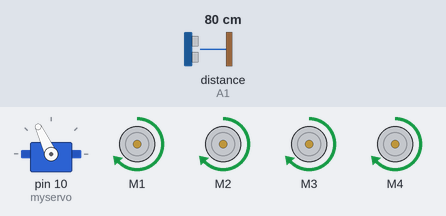
Recording of a sketch running on a simulated Arduino Uno, built with avr-gcc and run on an emulated ATmega328P. Parts: servo, 4 × DC motor (green arrow = forward, orange = backward, longer = faster). Inputs (shaded band) come from the test bench; at power-on: distance to the obstacle (sensor on A1) 80 cm. The echo pulse lasts 58.3 µs per cm.

Above: at 3.9 s.
4.0 s: distance to the obstacle (sensor on A1) set to 18 cm
5.5 s: distance to the obstacle (sensor on A1) set to 13 cm
At 7.2 s:
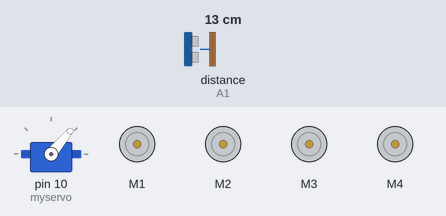
8.5 s: distance to the obstacle (sensor on A1) set to 35 cm
At 8.5 s:
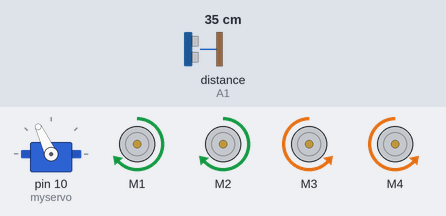
11.0 s: distance to the obstacle (sensor on A1) set to 2 cm
At 13.5 s:
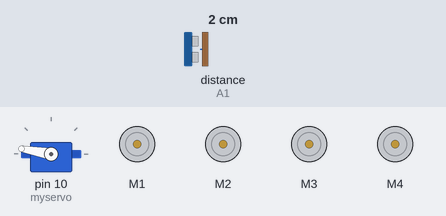
14.0 s: distance to the obstacle (sensor on A1) set to 23 cm
At 14.55 s:
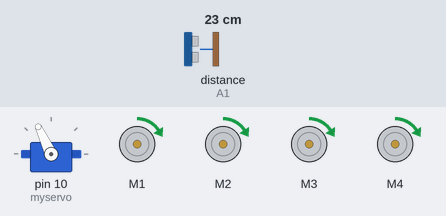
Timing chart, 0 to 17.0 s (numbered marks = the images above; inputs shaded):
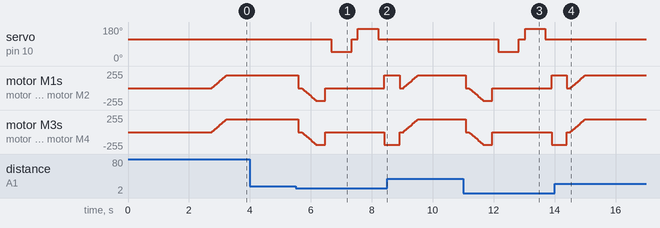

Measured:
- the behaviour switches between 16 and 15 cm on distance to the obstacle (sensor on A1) (found by bisection; images 0 and 1)
- after the input at 4.0 s, every drawn part: stays the same
- after the input at 5.5 s, servo on pin 10 (myservo): 115° → 50° after 1.2 s, → 115° 0.67 s later, → 170° 0.20 s later, → 115° 0.67 s later
- after the input at 8.5 s, servo on pin 10 (myservo): stays 115° (without the input it goes to 50° after 1.6 s)
- after the input at 11.0 s, servo on pin 10 (myservo): 115° → 50° after 1.2 s, → 115° 0.67 s later, → 170° 0.20 s later, → 115° 0.67 s later
- after the input at 14.0 s, servo on pin 10 (myservo): stays 115° (without the input it goes to 50° after 1.6 s)

The sketch:

ObstacleAvoidanceCar.ino
```cpp
// ============================================================
//            ARDUINO OBSTACLE AVOIDING CAR
// ============================================================
// Required Libraries:
//  - AFMotor:  https://learn.adafruit.com/adafruit-motor-shield/library-install
//  - NewPing:  https://github.com/livetronic/Arduino-NewPing
//  - Servo:    https://github.com/arduino-libraries/Servo.git
//
// Install via: Sketch >> Include Library >> Add .ZIP File
// ============================================================

#include <AFMotor.h>
#include <NewPing.h>
#include <Servo.h>

// ── Pin Definitions ──────────────────────────────────────────
#define TRIG_PIN        A0
#define ECHO_PIN        A1
#define MAX_DISTANCE   200    // Maximum sonar range (cm)

// ── Motor Speed Settings ─────────────────────────────────────
#define MAX_SPEED       190   // Top speed for DC motors (0–255)
#define MAX_SPEED_OFFSET 20

// ── Sensor & Motor Initialisation ───────────────────────────
NewPing sonar(TRIG_PIN, ECHO_PIN, MAX_DISTANCE);

AF_DCMotor motor1(1, MOTOR12_1KHZ);
AF_DCMotor motor2(2, MOTOR12_1KHZ);
AF_DCMotor motor3(3, MOTOR34_1KHZ);
AF_DCMotor motor4(4, MOTOR34_1KHZ);

Servo myservo;

// ── State Variables ──────────────────────────────────────────
boolean goesForward = false;
int distance  = 100;
int speedSet  = 0;

// ============================================================
//  SETUP
// ============================================================
void setup() {
  myservo.attach(10);
  myservo.write(115);       // Centre servo (forward-facing)
  delay(2000);

  // Take 4 warm-up readings for stable initial distance
  for (int i = 0; i < 4; i++) {
    distance = readPing();
    delay(100);
  }
}

// ============================================================
//  MAIN LOOP
// ============================================================
void loop() {
  int distanceR = 0;
  int distanceL = 0;
  delay(40);

  if (distance <= 15) {
    // Obstacle detected — stop, back up, then decide direction
    moveStop();
    delay(100);
    moveBackward();
    delay(300);
    moveStop();
    delay(200);

    distanceR = lookRight();
    delay(200);
    distanceL = lookLeft();
    delay(200);

    if (distanceR >= distanceL) {
      turnRight();
    } else {
      turnLeft();
    }
    moveStop();

  } else {
    moveForward();
  }

  distance = readPing();
}

// ============================================================
//  SENSOR FUNCTIONS
// ============================================================

/** Sweep servo right (50°), measure distance, return to centre. */
int lookRight() {
  myservo.write(50);
  delay(500);
  int d = readPing();
  delay(100);
  myservo.write(115);
  return d;
}

/** Sweep servo left (170°), measure distance, return to centre. */
int lookLeft() {
  myservo.write(170);
  delay(500);
  int d = readPing();
  delay(100);
  myservo.write(115);
  return d;
}

/** Read distance in cm from HC-SR04. Returns 250 if no echo. */
int readPing() {
  delay(70);
  int cm = sonar.ping_cm();
  return (cm == 0) ? 250 : cm;
}

// ============================================================
//  MOVEMENT FUNCTIONS
// ============================================================

void moveStop() {
  motor1.run(RELEASE);
  motor2.run(RELEASE);
  motor3.run(RELEASE);
  motor4.run(RELEASE);
}

void moveForward() {
  if (!goesForward) {
    goesForward = true;
    motor1.run(FORWARD);
    motor2.run(FORWARD);
    motor3.run(FORWARD);
    motor4.run(FORWARD);
    // Ramp up speed gradually to protect battery
    for (speedSet = 0; speedSet < MAX_SPEED; speedSet += 2) {
      motor1.setSpeed(speedSet);
      motor2.setSpeed(speedSet);
      motor3.setSpeed(speedSet);
      motor4.setSpeed(speedSet);
      delay(5);
    }
  }
}

void moveBackward() {
  goesForward = false;
  motor1.run(BACKWARD);
  motor2.run(BACKWARD);
  motor3.run(BACKWARD);
  motor4.run(BACKWARD);
  // Ramp up speed gradually
  for (speedSet = 0; speedSet < MAX_SPEED; speedSet += 2) {
    motor1.setSpeed(speedSet);
    motor2.setSpeed(speedSet);
    motor3.setSpeed(speedSet);
    motor4.setSpeed(speedSet);
    delay(5);
  }
}

void turnRight() {
  motor1.run(FORWARD);
  motor2.run(FORWARD);
  motor3.run(BACKWARD);
  motor4.run(BACKWARD);
  delay(500);
  motor1.run(FORWARD);
  motor2.run(FORWARD);
  motor3.run(FORWARD);
  motor4.run(FORWARD);
}

void turnLeft() {
  motor1.run(BACKWARD);
  motor2.run(BACKWARD);
  motor3.run(FORWARD);
  motor4.run(FORWARD);
  delay(500);
  motor1.run(FORWARD);
  motor2.run(FORWARD);
  motor3.run(FORWARD);
  motor4.run(FORWARD);
}
```
